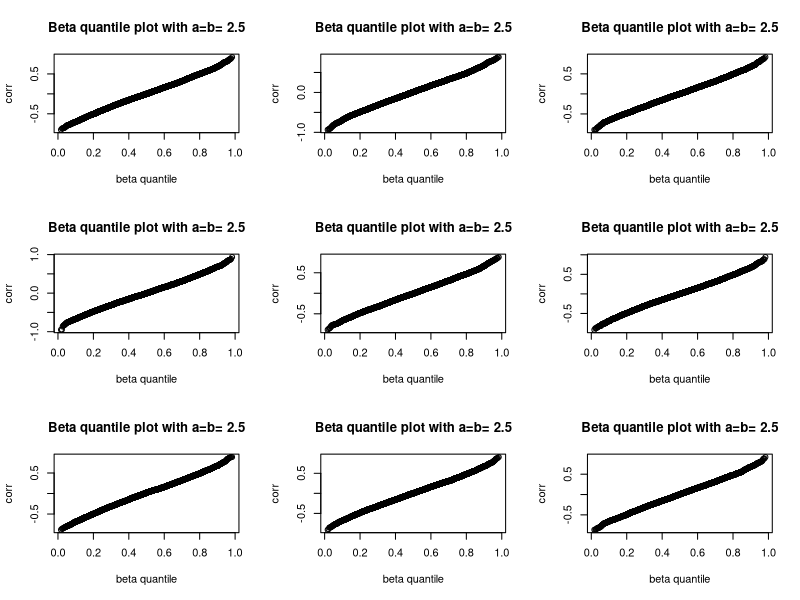

Recreate this plot in R.
# General Reference: 

# Lewandowski D, Kurowicka D and Joe H (2009).
# Generating random correlation matrices based on vines and extended
# Onion method. J. Multivariate Analysis, to appear.

# qq plot against beta(alp,alp) distribution
qqbeta=function(x,alp)
{ xs=sort(x)
  n=length(x)
  pp=(1:n)/(n+1)
  qq=qbeta(pp,alp,alp)
  plot(qq,xs,ylab="corr",xlab="beta quantile")
  title(paste("Beta quantile plot with a=b=",alp))
  0
}

# input d>=2, eta>0 (eta=1 for uniform)
# output correlation matrix rr[][], density proportional to
#   det(R)^{eta-1}
rcorcvine<-function(d,eta=1)
{ 
  d<-as.integer(d)
  if(d<=0 || !is.integer(d))
  { stop("The dimension 'd' should be a positive integer!\n") }
  if(eta<=0)
  { stop("'eta' should be positive!\n") }

  #handling of d=1 and d=2
  if(d==1) 
  { rr<-matrix(1,1,1); return(rr) }
  if(d==2) 
  { rho<-2*rbeta(1,eta,eta)-1
    rr<-matrix(c(1,rho,rho,1),2,2); return(rr) 
  }
  rr<-matrix(0,d,d)
  # matrix of partial correlations as generated
  prr<-matrix(0,d,d)
  diag(rr)<-1
  for(i in 2:d) 
  { alp<-eta+(d-2)/2
    rr[1,i]<-2*rbeta(1,alp,alp)-1
    rr[i,1]<-rr[1,i]
    prr[1,i]<-rr[1,i]
  }
  for(m in 2:(d-1))
  { alp<-eta+(d-1-m)/2
    for(i in (m+1):d)
    { prr[m,i]<-2*rbeta(1,alp,alp)-1
      # back calculate thru lower order partials
      tem<-prr[m,i]
      for(k in (m-1):1)
      { tem<-prr[k,m]*prr[k,i]+tem*sqrt((1-prr[k,m]^2)*(1-prr[k,i]^2)) }
      rr[m,i]<-tem
      rr[i,m]<-rr[m,i]
    }
  }
  return(rr)
}

set.seed(1234)
nsim=5000
#nsim=200
d=5
eta=d/2
#eta=2.2
#eta=3.5
out5=matrix(0,nsim,d^2)
for(i in 1:nsim)
{ out5[i,]=c(rcorcvine(d,eta)) }
#d=5, OK
par(mfrow=c(3,3))
qqbeta(out5[,2],eta)
qqbeta(out5[,3],eta)
qqbeta(out5[,4],eta)
qqbeta(out5[,5],eta)
qqbeta(out5[,8],eta)
qqbeta(out5[,9],eta)
qqbeta(out5[,10],eta)
qqbeta(out5[,14],eta)
qqbeta(out5[,15],eta)

